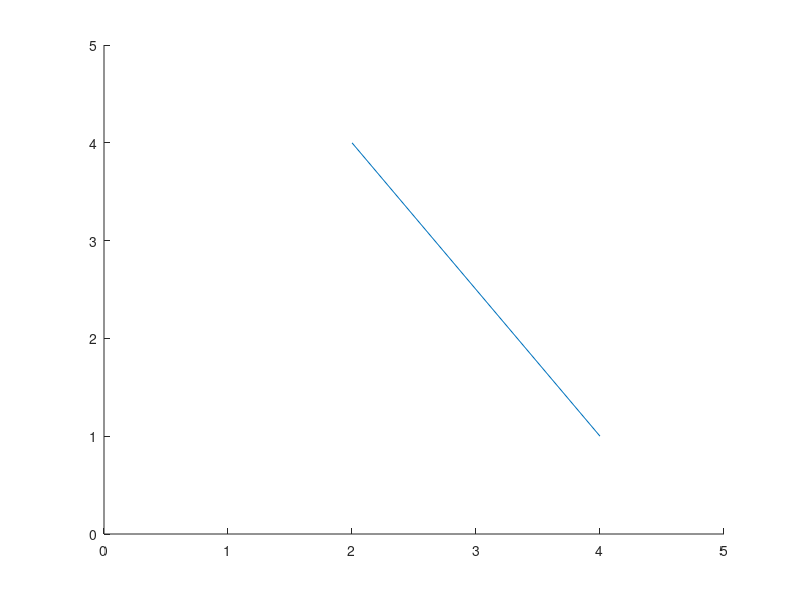
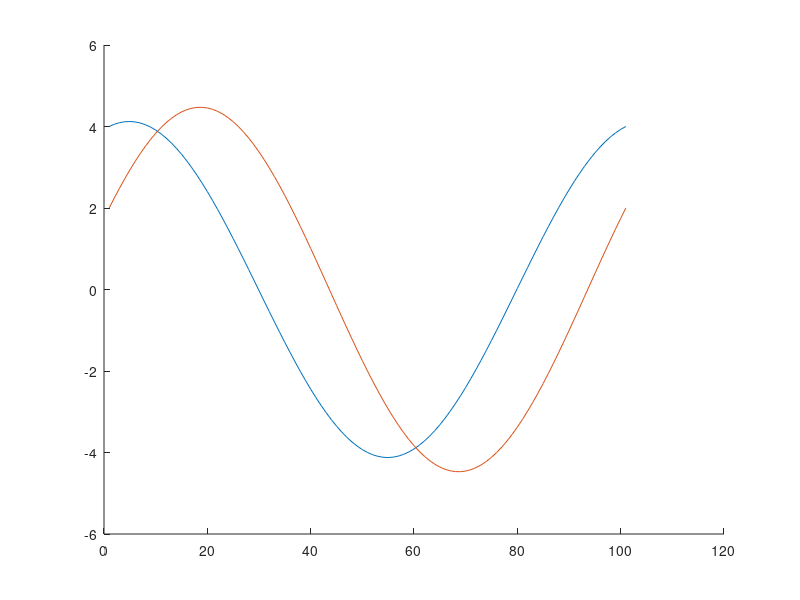

Here is the MATLAB script that generated these plots, in order:
%
% motivate_hough_1.m
%

clear all;
close all;
clc;

x = [4 2];
y = [1 4];

figure(1);
xlim([0 5]), ylim([0 5]);
hold on;
plot(x, y);

theta = 0:2 * pi / 100:2 * pi;
c1 = x(1) * cos(theta) + y(1) * sin(theta);
c2 = x(2) * cos(theta) + y(2) * sin(theta);

figure(2);
hold on;
plot(c1);
plot(c2);
